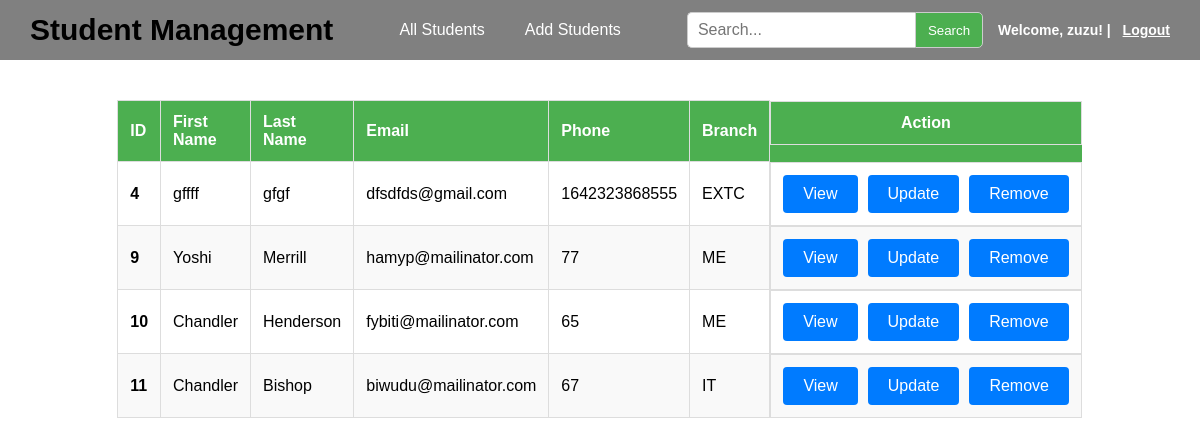
The app's page / (signed in) with its own data.
### student/models.py (models this page shows)
class Student(models.Model):
    fname=models.CharField(max_length=30)
    lname=models.CharField(max_length=30)
    email=models.EmailField()
    phone=models.PositiveIntegerField()
    branch=models.CharField(max_length=20,choices=CHOICES)

### student/views.py (the view)
# urls.py: path('', views.manage,name='home'),
def manage(request):
    students=Student.objects.all().values()
    return render(request,'manage/manage.html',{'students':students})

### templates/manage/manage.html (shortened to what this page needs)
{%load static%}
<!DOCTYPE html>
<html lang="en">
<head>
    <link rel="stylesheet" href="{%static 'manage/manage.css'%}">
</head>
<body>
    {% include 'manage/navbar.html'%}
    <div class="tab">
        <table class="student-table">
            <thead>
                <tr>
                    <th>ID</th>
                    <th>First Name</th>
                    <th>Last Name</th>
                    <th>Email</th>
                    <th>Phone</th>
                    <th>Branch</th>
                    <th class="action">Action</th>
                </tr>
            </thead>
            <tbody>
                    {% for student in students %}
                <tr>
                    <td id="stid">{{ student.id }}</td>
                    <td>{{ student.fname }}</td>
                    <td>{{ student.lname }}</td>
                    <td>{{ student.email}}</td>
                    <td>{{ student.phone}}</td>
                    <td>{{ student.branch}}</td>
                    <td class="buts">
                        <button class="button" type="button"><a href="">View</a></button>
                        <button class="button" type="button"><a href="{%url 'update' student.id %}">Update</a></button>
                        <button class="button" type="button"><a href="{%url 'delete' student.id %}">Remove</a></button>
                    </td>
                </tr>
                {% endfor %}
            </tbody>
        </table>
    </div>
</body>
</html>

### templates/manage/navbar.html (shortened to what this page needs)
<div class="navbar">
  <div class="logo">
    <h1>Student Management</h1>
  </div>
  <div class="nav-links">
    <a href="{%url 'home' %}">All Students</a>
    <a href="{%url 'add'%}">Add Students</a>
  </div>
    <form class=sbox action="{%url 'search'%}" method="post">
        <div class="search-bar">
          <input type="text" placeholder="Search..." name="output">
          <button type="submit">Search</button>
        </div>
    </form>
    <div class="user-info">
    {% if user.is_authenticated %}
      Welcome, {{ user.username }}! |
      <a href="{% url 'logout' %}">Logout</a>
    {% else %}
      <a href="{% url 'login' %}">Login</a> |
      <a href="{% url 'register' %}">Register</a>
    {% endif %}
  </div>
</div>

### static/manage/manage.css (style rules this page uses)
html,body { height: 100%; }
body { margin: 0; font-family: Arial, sans-serif; position: relative; }
.navbar { display: flex; align-items: center; height: 60px; background-color: grey; padding: 0 30px; position: relative; gap: 15px; }
.logo h1 { margin: 0; font-size: 30px; color: black; }
.nav-links { display: flex; justify-content: center; flex-grow: 1; gap: 20px; height: 100%; }
.nav-links a { text-decoration: none; color: white; display: flex; align-items: center; padding: 0 10px; }
.student-table { width: 80%; border-collapse: collapse; font-family: Arial, sans-serif; }
.student-table thead { background-color: #4CAF50; color: white; }
.student-table th, .student-table td { border: 1px solid #ddd; padding: 12px; text-align: left; }
.student-table tbody tr:nth-child(even) { background-color: #f9f9f9; }
#stid { font-weight: bold; }
.tab { padding-top: 40px; display: flex; justify-content: center; }
.action { display: flex; justify-content: center; }
.button { background-color: #007BFF; color: white; border: none; padding: 10px 20px; border-radius: 4px; cursor: pointer; font-size: 16px; transition: background-color 0.3s ease; }
.buts { display: flex; justify-content:center ; padding: 10px; gap: 10px; }
a { text-decoration: none; color:white; }
form input[type="text"], form input[type="email"], form input[type="password"], form select, form textarea { width: 100%; padding: 10px 12px; font-size: 16px; border: 1px solid #ccc; border-radius: 5px; box-sizing: border-box; outline: none; transition: border-color 0.3s ease, box-shadow 0.3s ease; }
.search-bar { display: flex; align-items: center; gap: 0; }
.search-bar input[type="text"] { padding: 6px 10px; border: 1px solid #ccc; border-right: none; border-radius: 5px 0 0 5px; outline: none; height: 36px; }
.search-bar button { padding: 6px 12px; border: 1px solid #ccc; background-color: #4CAF50; color: white; border-radius: 0 5px 5px 0; height: 36px; cursor: pointer; }
.user-info { margin-left: auto; color: white; font-weight: 600; font-family: Arial, sans-serif; font-size: 14px; }
.user-info a { color: white; text-decoration: underline; margin-left: 8px; }

### records on screen
Student: id "4", fname "gffff", lname "gfgf", email "dfsdfds@gmail.com", phone "1642323868555", branch "EXTC"
Student: id "9", fname "Yoshi", lname "Merrill", email "hamyp@mailinator.com", phone "77", branch "ME"
Student: id "10", fname "Chandler", lname "Henderson", email "fybiti@mailinator.com", phone "65", branch "ME"
Student: id "11", fname "Chandler", lname "Bishop", email "biwudu@mailinator.com", phone "67", branch "IT"

### other values on screen
{{ user.username }} "zuzu"
